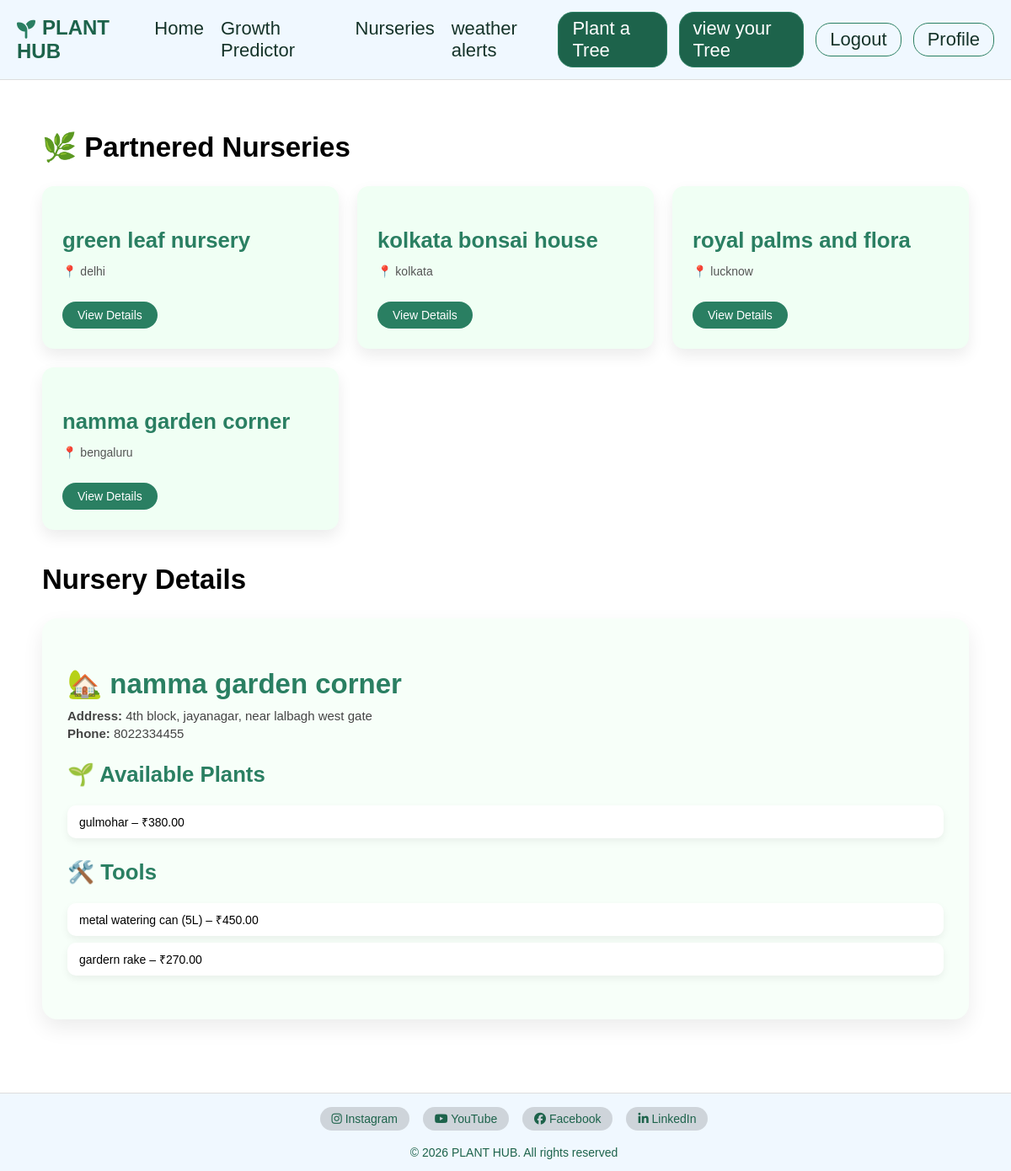
Page /nurseries/?nursery_id=4 (signed in) on the committed database.
### treeApp/models.py (models this page shows, shortened)
class Nursery(models.Model):
    name = models.CharField(max_length=100)
    city = models.CharField(max_length=50)
    address = models.TextField()
    phone = models.CharField(max_length=15)
    email = models.EmailField(blank=True)
    is_partnered = models.BooleanField(default=True)

class NurseryPlant(models.Model):
    nursery = models.ForeignKey(Nursery, on_delete=models.CASCADE)
    plant_type = models.CharField(max_length=100)
    price = models.DecimalField(max_digits=6, decimal_places=2)
    in_stock = models.BooleanField(default=True)

class NurseryTool(models.Model):
    nursery = models.ForeignKey(Nursery, on_delete=models.CASCADE)
    tool_name = models.CharField(max_length=100)
    price = models.DecimalField(max_digits=6, decimal_places=2)

### treeApp/views.py (the view)
# urls.py: path('nurseries/', views.nurseries, name='nurseries'),
@login_required
def nurseries(request):
    nurseries = Nursery.objects.filter(is_partnered=True)
    selected_nursery = None
    plants = None
    tools = None
    nursery_id = request.GET.get("nursery_id")
    if nursery_id:
        selected_nursery = Nursery.objects.get(id=nursery_id)
        plants = NurseryPlant.objects.filter(nursery=selected_nursery)
        tools = NurseryTool.objects.filter(nursery=selected_nursery)
    return render(request, "nurseries.html", {
        "nurseries": nurseries,
        "selected_nursery": selected_nursery,
        "plants": plants,
        "tools": tools
    })

### templates/nurseries.html
{% extends 'base.html' %}
{% load static %}
{% block css %}
  <link rel="stylesheet" href="{% static 'css/nursery_1.css' %} ">
{% endblock %}
{% block main %}
<div class="nursery-container">
  <h2>🌿 Partnered Nurseries</h2>
  <div class="nursery-grid">
    {% for n in nurseries %}
      <div class="nursery-card">
        <h3>{{ n.name }}</h3>
        <p>📍 {{ n.city }}</p>
        <a href="?nursery_id={{ n.id }}" class="btn">View Details</a>
      </div>
    {% endfor %}
  </div>
  {% if selected_nursery %}
    <h2>Nursery Details</h2>
    <div class="nursery-details">
      <h2>🏡 {{ selected_nursery.name }}</h2>
      <p><strong>Address:</strong> {{ selected_nursery.address }}</p>
      <p><strong>Phone:</strong> {{ selected_nursery.phone }}</p>
      <h3>🌱 Available Plants</h3>
      {% if plants %}
        <ul>
          {% for p in plants %}
            <li>{{ p.plant_type }} – ₹{{ p.price }}</li>
          {% endfor %}
        </ul>
      {% else %}
        <p>No plants available.</p>
      {% endif %}
      <h3>🛠️ Tools</h3>
      {% if tools %}
        <ul>
          {% for t in tools %}
            <li>{{ t.tool_name }} – ₹{{ t.price }}</li>
          {% endfor %}
        </ul>
      {% else %}
        <p>No tools available.</p>
      {% endif %}
    </div>
  {% endif %}
</div>
{% endblock %}

### static/css/style_1.css (style rules this page uses)
body { margin: 0; padding: 0; font-family: Arial, sans-serif; font-size: 22px; }

### static/css/nursery_1.css (style rules this page uses)
.nursery-container { max-width: 1100px; margin: 60px auto 180px auto; padding: 0 20px ; }
.nursery-grid { display: grid; grid-template-columns: repeat(auto-fit, minmax(260px, 1fr)); gap: 22px; margin-bottom: 40px; }
.nursery-card { background: #f0fff4; padding: 22px; border-radius: 14px; box-shadow: 0 8px 18px rgba(0,0,0,0.08); transition: all 0.25s ease; border: 2px solid transparent; }
.nursery-card h3 { color: #2a7f62; margin-bottom: 6px; }
.nursery-card p { color: #555; font-size: 14px; }
.nursery-card .btn { display: inline-block; margin-top: 14px; padding: 8px 18px; background: #2a7f62; color: white; border-radius: 20px; text-decoration: none; font-size: 14px; transition: background 0.2s ease; }
.nursery-details { background: #f7fff9; padding: 30px; border-radius: 18px; box-shadow: 0 10px 25px rgba(0,0,0,0.08); }
.nursery-details h2 { color: #2a7f62; margin-bottom: 10px; }
.nursery-details h3 { color: #2a7f62; margin-top: 25px; margin-bottom: 10px; }
.nursery-details p { font-size: 15px; color: #444; margin: 4px 0; }
.nursery-details ul { list-style: none; padding-left: 0; }
.nursery-details li { background: white; padding: 10px 14px; border-radius: 10px; margin-bottom: 8px; display: flex; justify-content: space-between; box-shadow: 0 4px 10px rgba(0,0,0,0.06); font-size: 14px; }

### rows in the picture
Nursery: name "green leaf nursery", city "delhi"
Nursery: name "kolkata bonsai house", city "kolkata"
Nursery: name "royal palms and flora", city "lucknow"
Nursery: name "namma garden corner", city "bengaluru", address "4th block, jayanagar, near lalbagh west gate", phone "8022334455"
NurseryPlant: plant_type "gulmohar", price "380.00"
NurseryTool: tool_name "metal watering can (5L)", price "450.00"
NurseryTool: tool_name "gardern rake", price "270.00"
